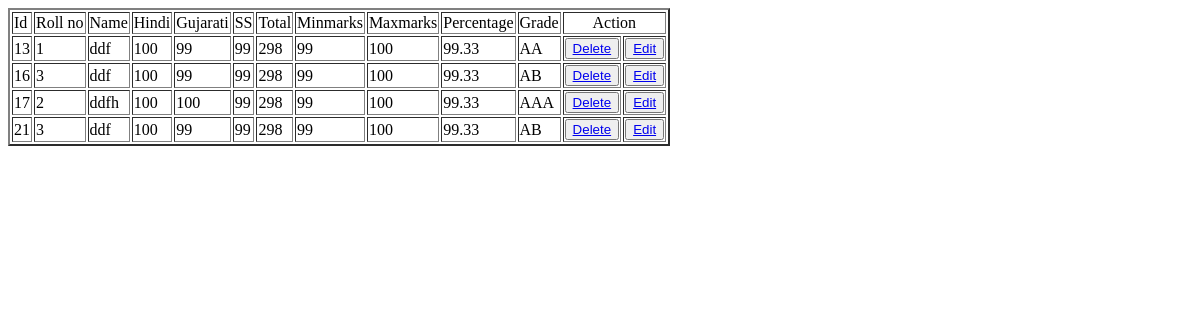
/show/, run on an earlier commit of the app's database.
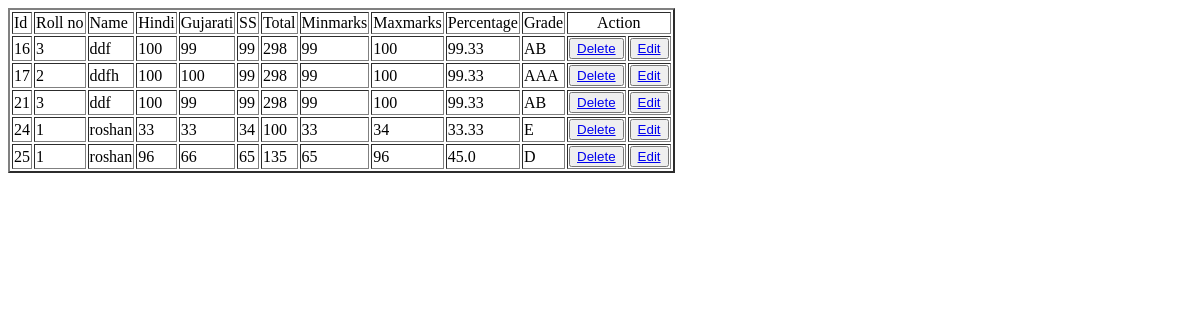
And on a later commit of the database.
### yomapp/models.py (models this page shows)
class Homedata(models.Model):
    rollno =models.IntegerField(unique=True)
    name = models.CharField(max_length=50,default='')
    hindi =models.IntegerField(max_length=3,default='')
    gujarati =models.IntegerField(max_length=3,default='')
    ss =models.IntegerField(max_length=3,default='')
    total =models.IntegerField(max_length=3,default='')
    min_marks =models.IntegerField(max_length=3,default='')
    max_marks =models.IntegerField(max_length=3,default='')
    percentage =models.FloatField(max_length=5,default='')
    grade =models.CharField(max_length=2,default='')

### yomapp/views.py (the view)
# urls.py: path('show/',views.showdata,name="/show"),
def showdata(req):
    data = Homedata.objects.all().values()
    return render(req,"showdata.html",{"data":data})

### yomapp/templates/showdata.html (shortened to what this page needs)
<!DOCTYPE html>
<html lang="en">
<head>
</head>
<body>
    <table border="2">
        <tr>
            <td>Id</td>
            <td>Roll no</td>
            <td>Name</td>
            <td>Hindi</td>
            <td>Gujarati</td>
            <td>SS</td>
            <td>Total</td>
            <td>Minmarks</td>
            <td>Maxmarks</td>
            <td>Percentage</td>
            <td>Grade</td>
            <td colspan="2" align="center">Action</td>
        </tr>
            {%for info in data%}
            <tr>
                <td>{{info.id}}</td>
                <td>{{info.rollno}}</td>
                <td>{{info.name}}</td>
                <td>{{info.hindi}}</td>
                <td>{{info.gujarati}}</td>
                <td>{{info.ss}}</td>
                <td>{{info.total}}</td>
                <td>{{info.min_marks}}</td>
                <td>{{info.max_marks}}</td>
                <td>{{info.percentage}}</td>
                <td>{{info.grade}}</td>
                <td><button><a href="/delete/{{info.id}}">Delete</a></button>   </td>
                <td><button><a href="/edit/{{info.id}}">Edit</a></button></td>
            </tr>
            {% endfor %}
    </table>
</body>
</html>

What changed in the data, as far as the page shows it:
removed Homedata: id "13", rollno "1", name "ddf", hindi "100", gujarati "99", ss "99", total "298", min_marks "99", max_marks "100", percentage "99.33", grade "AA"
added Homedata: id "24", rollno "1", name "roshan", hindi "33", gujarati "33", ss "34", total "100", min_marks "33", max_marks "34", percentage "33.33", grade "E"
added Homedata: id "25", rollno "1", name "roshan", hindi "96", gujarati "66", ss "65", total "135", min_marks "65", max_marks "96", percentage "45.0", grade "D"
